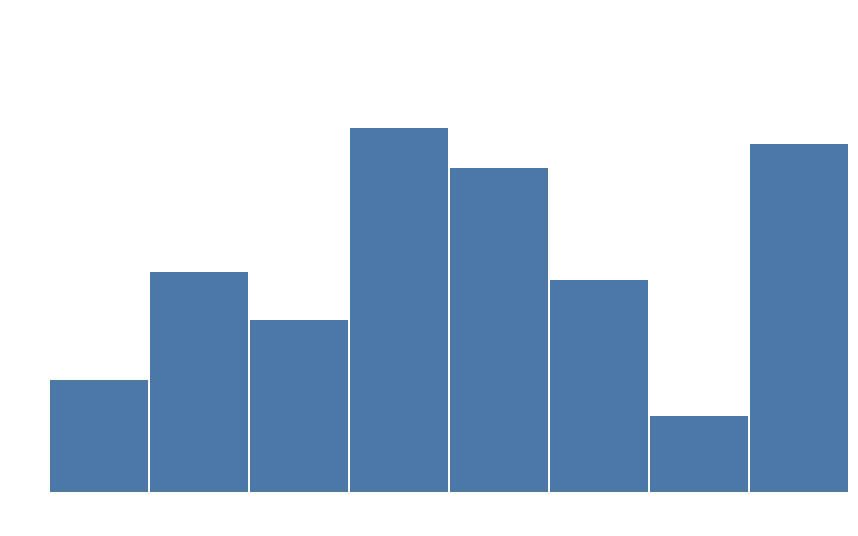

Express this chart as Vega-Lite.
### Vega specification from a JSON file in a GitHub repository (floating-point values rounded to 4 significant figures)
{"$schema": "https://vega.github.io/schema/vega/v3.0.json", "description": "bars", "width": 400, "height": 200, "padding": 5, "data": [{"name": "table", "values": [{"category": "A", "amount": 28}, {"category": "B", "amount": 55}, {"category": "C", "amount": 43}, {"category": "D", "amount": 91}, {"category": "E", "amount": 81}, {"category": "F", "amount": 53}, {"category": "G", "amount": 19}, {"category": "H", "amount": 87}], "on": [{"trigger": "changeAmount", "modify": "changeAmount.datum", "values": "{category: changeAmount.datum.category, amount: changeAmount.amount}"}]}], "signals": [{"name": "dataUpdate", "on": [{"events": {"signal": "changeAmount"}, "update": "{name: 'table', values: data('table')}"}]}, {"name": "selectedCategory", "value": {}, "on": [{"events": [{"type": "mousedown", "markname": "bar"}], "update": "datum"}, {"events": [{"type": "mouseup"}], "update": "{}"}]}, {"name": "changeAmount", "value": {"datum": {}}, "on": [{"events": [{"type": "mousemove", "between": [{"type": "mousedown"}, {"type": "mouseup"}]}, {"type": "click"}], "update": "{amount: round(invert('yscale', y())), datum: selectedCategory}", "filter": ["event.button === 0"]}]}, {"name": "tooltip", "value": {}, "on": [{"events": [{"type": "mouseover", "markname": "bar"}], "encode": "hover"}, {"events": [{"type": "mouseout", "markname": "bar"}], "encode": "active"}]}], "scales": [{"name": "xscale", "type": "band", "domain": {"data": "table", "field": "category", "sort": {"field": "x", "op": "min"}}, "range": "width"}, {"name": "yscale", "domain": {"data": "table", "field": "amount"}, "nice": true, "range": "height"}], "axes": [{"orient": "bottom", "scale": "xscale", "encode": {"ticks": {"enter": {"stroke": {"value": "white"}}}, "labels": {"enter": {"fill": {"value": "white"}, "angle": {"value": 0}, "align": {"value": "left"}, "baseline": {"value": "middle"}, "dx": {"value": 3}}}, "domain": {"enter": {"stroke": {"value": "#fff"}}}}}, {"orient": "left", "scale": "yscale", "encode": {"ticks": {"enter": {"stroke": {"value": "white"}}}, "labels": {"enter": {"fill": {"value": "white"}, "angle": {"value": 0}, "align": {"value": "left"}, "baseline": {"value": "middle"}, "dx": {"value": 3}}}, "domain": {"enter": {"stroke": {"value": "#fff"}}}}}], "marks": [{"name": "feedback", "type": "text", "zindex": 3, "encode": {"enter": {"x": {"offset": 20}, "y": {"offset": -30}, "align": {"value": "center"}, "baseline": {"value": "bottom"}, "fill": {"value": "#fff"}, "text": {"value": ""}}, "update": {"text": {"signal": "changeAmount + ' ' + selectedCategory ? selectedCategory.category : ''"}}}}, {"type": "rect", "name": "bar", "from": {"data": "table"}, "encode": {"enter": {"x": {"scale": "xscale", "field": "category", "offset": 1}, "width": {"scale": "xscale", "band": 1, "offset": -1}, "y": {"scale": "yscale", "field": "amount"}, "y2": {"scale": "yscale", "value": 0}}, "update": {"x": {"scale": "xscale", "field": "category", "offset": 1}, "width": {"scale": "xscale", "band": 1, "offset": -1}, "y": {"scale": "yscale", "field": "amount"}, "y2": {"scale": "yscale", "value": 0}}, "hover": {"fill": {"value": "orange"}}, "active": {"fill": {"value": "steelblue"}}}}, {"type": "text", "encode": {"enter": {"align": {"value": "center"}, "baseline": {"value": "bottom"}, "fill": {"value": "#fff"}}, "update": {"x": {"scale": "xscale", "signal": "tooltip.category", "band": 0.5}, "y": {"scale": "yscale", "signal": "tooltip.amount", "offset": -2}, "text": {"signal": "tooltip.amount"}}}}]}
